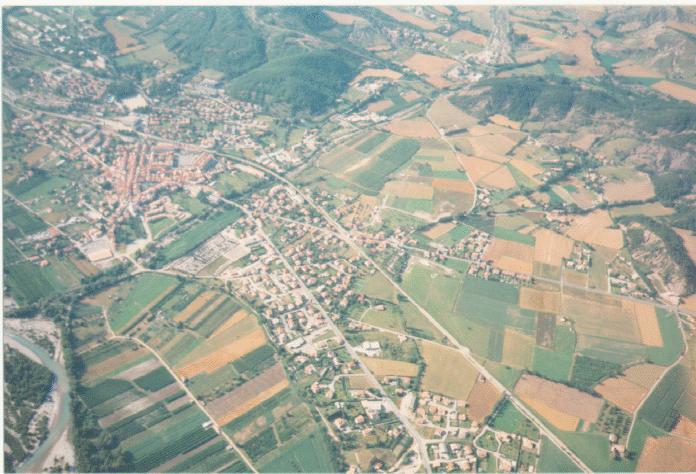
#> input picture thresh3.png, 696 x 474 px
$ python ejercicioCampo.py
#> lines starting #> are read from the running program, lines starting #| are printed output that depends on the picture
# -*- coding: utf-8 -*-
"""
Created on Wed Apr 28 17:33:20 2020

@author: MILAGROS PC
"""

import cv2
import numpy as np
from matplotlib import pyplot as plt

# Cargamos la imagen del disco duro
imagen = cv2.imread('thresh3.png')
#> imagen is the input picture: shape (474, 696, 3); mean B, G, R 155.5, 167.3, 162.6

#convertimos la imagen a escala de grises
imgCopia = cv2.imread('thresh3.png', cv2.IMREAD_GRAYSCALE)
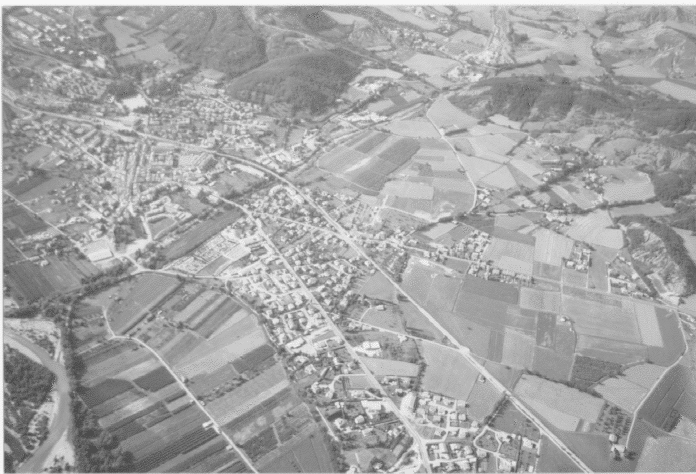
#> imgCopia: shape (474, 696); min 76, max 247, mean 164

resultado = cv2.imread('thresh3.png')


cv2.waitKey()

cv2.imshow('Imagen original', imagen)
cv2.imshow('Imagen a escala de grises', imgCopia)
cv2.imwrite('grises_thresh3.png',imgCopia)


histN = cv2.calcHist([imgCopia], [0], None, [256], [0, 256])
#> histN = 256 values, max 12706 at index 183, min 0 at index 0, mean 1288.7


height, width, chanels= imagen.shape
#> height = 474; width = 696; chanels = 3
limi=200 #limite inicial
limf=230 #limite final

#combierte los colores de la cosecha lo verde en negro
for i in range(height):
    for j in range(width):
        if(imagen[i][j][0]>limi or imagen[i][j][1]>limf or imagen[i][j][2]<limi):
            resultado[i][j]=0
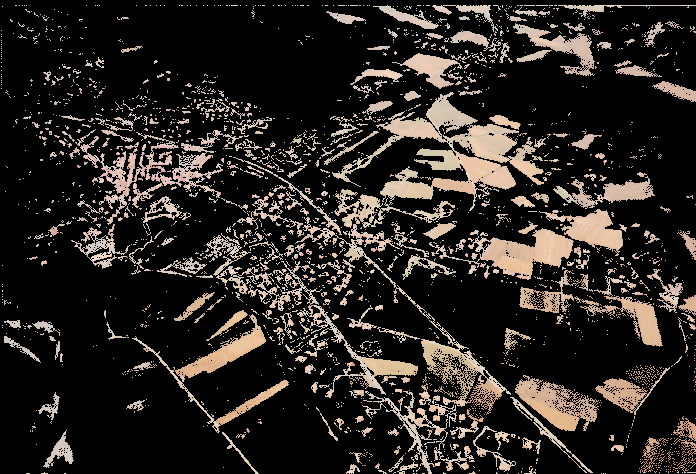
#> resultado: shape (474, 696, 3); mean B, G, R 33.1, 37, 41.9


cv2.imshow('imagen final',resultado)
cv2.waitKey()
cv2.imwrite('salida_thresh3.png',resultado)


plt.plot(histN, color='black' )
plt.xlabel('intensidad de iluminacion')
plt.ylabel('cantidad de pixeles')
plt.show()
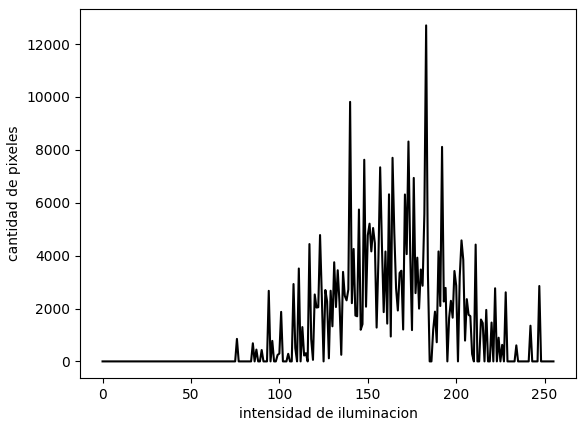
#> figure drawn by matplotlib, 1 panel; curve peaks at x = 183, y = 12706

$ run again, with thresh1.png copied over thresh3.png
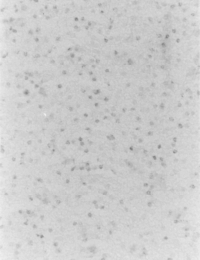
#> input picture thresh1.png, 200 x 260 px
#> imagen is the input picture: shape (260, 200, 3); min 126, max 240, mean 204.4
#> histN = 256 values, max 4135 at index 206, min 0 at index 0, mean 203.1
#> after the loop `for i in range(height):`:
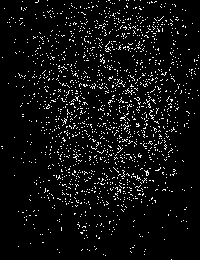
#> resultado: shape (260, 200, 3); values 0 (black) and 200 (white), 6% white in thin lines or dots
#> `plt.show()`:
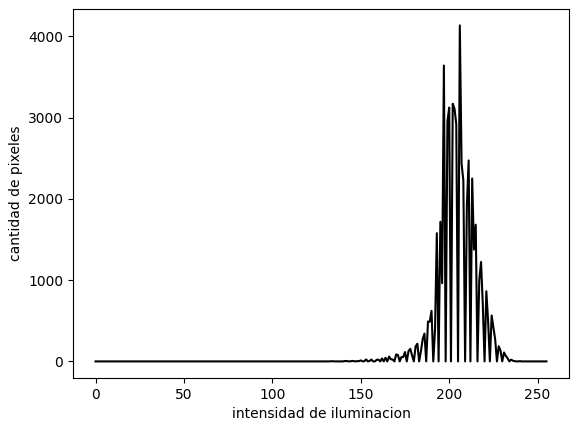
#> figure drawn by matplotlib, 1 panel; curve peaks at x = 206, y = 4135

$ run again, with thresh2.png copied over thresh3.png
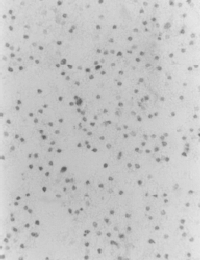
#> input picture thresh2.png, 200 x 260 px
#> imagen is the input picture: shape (260, 200, 3); min 89, max 235, mean 197.6
#> histN = 256 values, max 5022 at index 197, min 0 at index 0, mean 203.1
#> after the loop `for i in range(height):`:
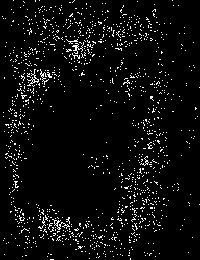
#> resultado: shape (260, 200, 3); values 0 (black) and 200 (white), 5% white in thin lines or dots
#> `plt.show()`:
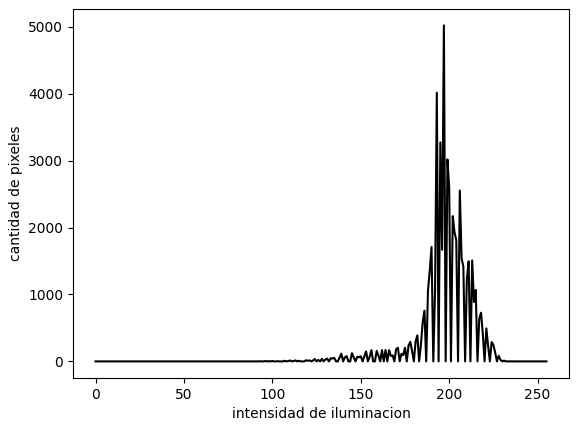
#> figure drawn by matplotlib, 1 panel; curve peaks at x = 197, y = 5022
